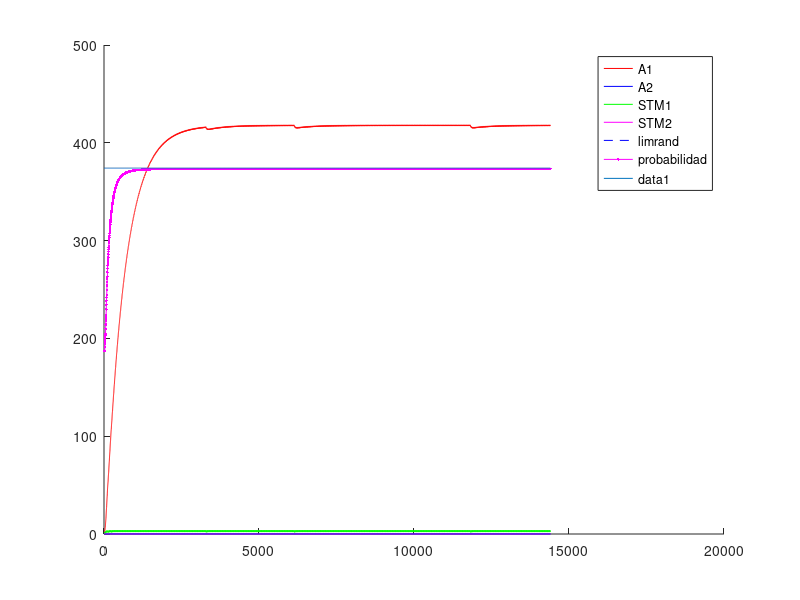
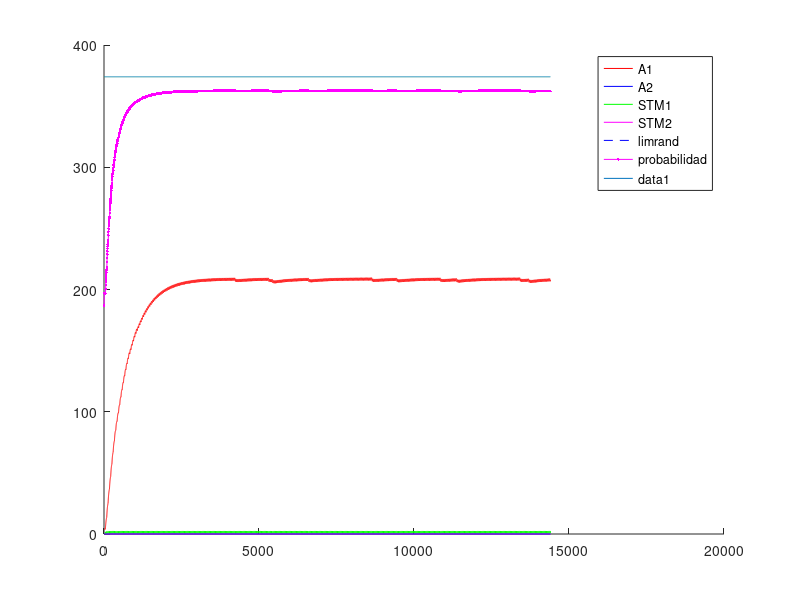
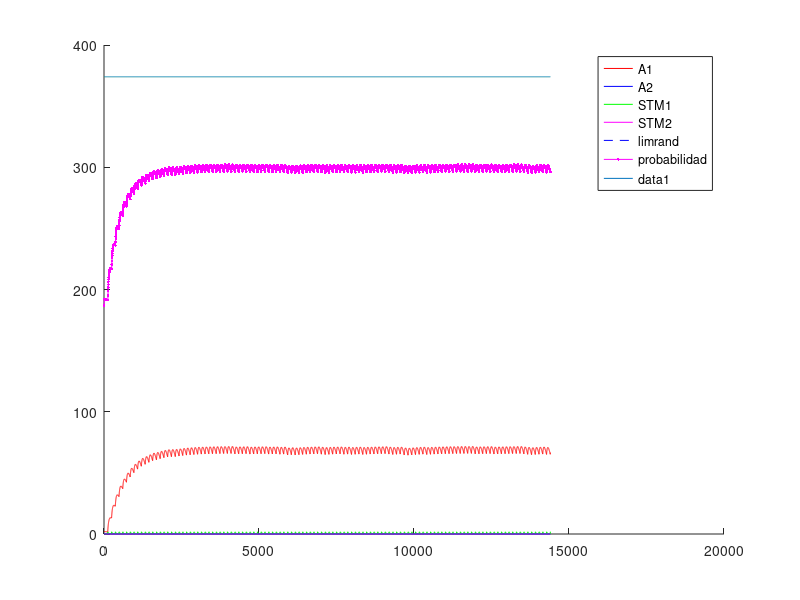
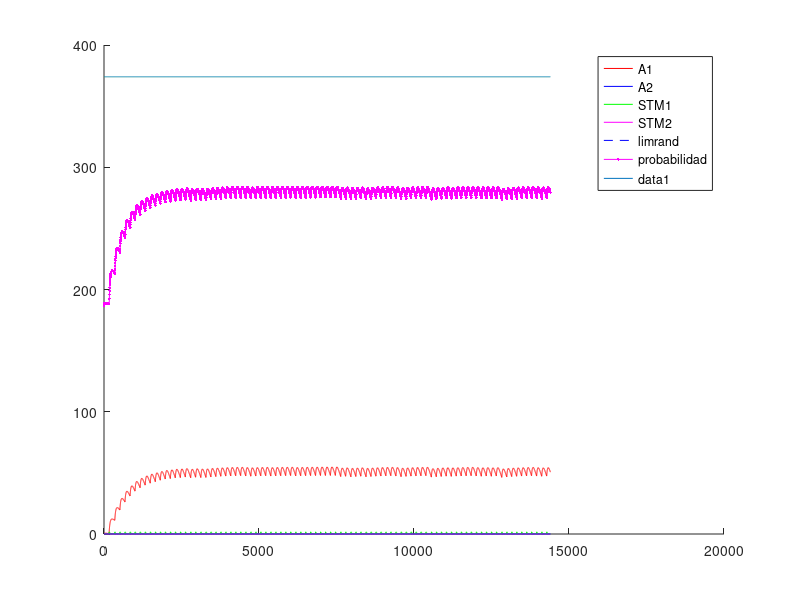

Source code (MATLAB) for these figures, in order: (Note: this script raises an error after producing the figures.)
%% Experimento con Variable-Interval - VI - intervalo Variable
%% Existen multiples intancias de palanquelo (cada vez que realiza respuesta decide si realiza otra o no)
%% Luego que transcurre el intervalo, si el animal realiza una respuesta obtiene refuerzo.
%% Un trial dura 3600 segundos.
%% Una sesion 1 o 3 trial (seg´un la dinamica del animal)
%% 5 sesiones por Experimento. Cada sesion es un intervalo diferente.
%% 1 experimento
%% Tiempo para realizar un respuesta 1 segundo
%% 
%% La probabilidad de eleccion se ajusta al nivel de maxima frecuencia de palanqueo
%% 

close all
clc
clear

%% Matriz de pago 0 1 

%%% Se ajusto la apreciacion de las cantidades de refuerzo 
function rf = feel(pellets)
  rf=0;
  if (nargin~=0)
    rf=(12.8*(1-exp(-.25.* pellets.^(2))))+(12.8*(1-exp(-.5.* pellets)));
  else
    error ("Faltan parametros");
  endif
endfunction
%% 
%% 

%% INICIALIZATION
%%%%%% CONSTANTES DE SESIONES
Ntrial  =  1 ;   %% un trial de 3600 segundos
tTrial  =  3600; %% en segundos
tResp   =  1;    %% en segundos
tMuestreo = 0.25;%% en segundos
Nses    =  5 ;
Vi=[5,10,30,40,60]; %% valores medios de intervalos variables
Ntest   =  1;
limrand =  0.138;
saving  =  0.01 ;
%%%%%% CONSTANTES DE DECAIMIENTO
alpha = 1*tMuestreo;
beta  = 0.125*tMuestreo ;
gamma = 0.0067*tMuestreo;%0.025 ; 
delta = 1*tMuestreo;
%%%%%% INICIALIZACION
palanca = zeros(2,1);
Rf_1=0;
Rf_2=0;
A1=zeros(1,Ntest);
A2=zeros(1,Ntest);
stm_1=zeros(2,Ntest);
stm_2=zeros(2,Ntest);
d=1;

sesion = zeros(Nses,1);
trialXsesion = zeros(Nses,Ntrial);
terminal_sesion=zeros(Nses,1);
nb_resp = zeros(Nses,Ntest);
refuerzo = zeros(Nses,Ntest);
t_ref = zeros(Nses,1);
%contadorP1=0;
%contadorP2=0;
contadorI=0;
cum_resp = zeros(Nses,1);

%% CALCULO DE AROUSAL MAXIMO
%% Iteraciones de respuesta refuerzo para encotnrar el STM medio
Nconfig=5; %% Tasa de respuesta de configuracion
%plot([1:0.01:20],(12.8*(1-exp(-.25.* [1:0.01:20].^(2))))+(12.8*(1-exp(-.5.* [1:0.01:20]))),'.k')
R1 = floor(feel(1)); %tiempo de refuezo para R
l1 = Nconfig/tMuestreo; % duracion entre trials
suma = 0; %suma es un valor necesaria para calcular max1 y min1
suma = alpha*R1 %% Refuerzo cada N respuestas
iter=100; %% numero de iteraciones para que converja el stm
max1 = 0; %maximum de stm1
min1 = 0; %minimum de stm1
for i = 1:iter 
  suma = (1-beta)^(Nconfig/tMuestreo)*suma;%% Instantes que decae el stm
  min1=suma;
  suma += alpha*R1; %Refuerzo
  max1=suma;
end
comp=.88;
S1 = (((max1-min1)*(comp*l1))/2)+min1*comp*l1; %calcul de la superficie del triangulo mas la de el rectangulo
stm_1_medio = S1/(l1);
A1max = (delta/gamma)*stm_1_medio;

%% INICIO DE LAS ITERATIONS
for l = 1:Ntest  %% TESTES
  Num=0;
  for k = 1:Nses  %% SESIONES (cambia el N)
    i=1;
    %duracion = [1,tTrial*ones(1,Ntrial)];
    
    contador = 1;
    contadorI =1;
    %palanca(1)=randi(2);
    
    %% Agregar intervalo de refuerzos  %%
    intervalo=Vi(k);
    if k>1
      A1(Num+1,l)=saving*A1(Num,l);
      A2(Num+1,l)=saving*A2(Num,l);
      stm_1(Num+1,l)=0*stm_1(Num,l);
      stm_2(Num+1,l)=0*stm_2(Num,l); 
      %%% ELECCION DE LA PRIMERA PALANCA 
%      if A1(Num,1)>A2(Num,1)
%        palanca(2)=1;
%      else
%        palanca(2)=2;
%      end
    end       
    P1(i,k)=0.5;
    %P2(i,k)=0.5;
    for j=2:(Ntrial*tTrial/tMuestreo) %% Todos los trials juntos
      
      if contador == tResp/tMuestreo %duracion(i)
        contador = 1;
        i = i+1 ;
        J = j ;
        if (i==3605)
        aa=1;
        endif
        P1(i,k)=0.5*(1-exp(-(5*A1((j-1)+Num,l))/A1max))+0.5; %probabilidad en exponential
        
        a = rand ;
        %%% ELECCION DE LA PALANCA %%% Basicamente elige palanquear o no palanquear
        if (A1((j-1)+Num,l)<=limrand)&&(A2((j-1)+Num,l)<=limrand)
          palanca(i)=randi(2);
        elseif (A1((j-1)+Num,l)>=limrand)&&(A2((j-1)+Num,l)<=limrand)
          if a>=P1(i,k)
            palanca(i)=2;
          else
            palanca(i)=1;
          end
        elseif (A1((j-1)+Num,l)>A2((j-1)+Num,l))
          if a>=P1(i,k)
            palanca(i)=2;
          else
            palanca(i)=1;
          end
        end
        

        %%% REFUERZO %%%
        if (contadorI >= intervalo/tMuestreo)
          if (palanca(i)==1)
            Rfz=floor(feel(1));
            Rf_1 = Rfz;
            Rf_2 = 0;
            contadorI =1;
            dispe =.5; %% dispercion del 50% del valor de la intervalo
            %intervalo = Vi(k)*(1 + dispe*(1-2*rand));
            refuerzo(k,l)++;
            t_ref(k,i)=1;
          else
          %contador++;
          contadorI++;
          Rf_1=0;
          Rf_2=0;
          endif
        else
        %contador++;
        contadorI++;
        Rf_1=0;
        Rf_2=0;
        endif
      else
        contador++;
        contadorI++;
        Rf_1=0;
        Rf_2=0;
      end
      stm_1(j+Num,l)=(1-beta)*stm_1((j-1)+Num,l)+alpha*Rf_1;
      stm_2(j+Num,l)=(1-beta)*stm_2((j-1)+Num,l)+alpha*Rf_2;
      A1(j+Num,l)=(1-gamma)*A1((j-1)+Num,l)+delta*stm_1(j+Num,l);
      A2(j+Num,l)=(1-gamma)*A2((j-1)+Num,l)+delta*stm_2(j+Num,l);
    end
    
    
    %%% CONTADOR DE A QUE J SE CAMBIA LA SESION
    %sesion(k-1,l)=j;
    sesion(k,l)=j+Num;
    %%% DEFINICION DE NUM
%    compteur = 0 ;
%    for i=1:length(A1(:,l))
%      if A1(i,l)~=0
%        compteur = compteur +1;
%      end
%    end
%    Num=compteur;
    Num = j+Num;
    Sizemat = length(A1);
    
    if palanca(1)==1
      nb_resp(k,l)=1;
      cum_resp(k,1)=1;
    end
    for j = 2:length(palanca)
      if palanca(j)==1
        %nb_coop(k-1,l)= nb_coop(k-1,l)+1;
        nb_resp(k,l)++;
        cum_resp(k,j)=cum_resp(k,j-1)+1;
      else
        cum_resp(k,j)=cum_resp(k,j-1);
      end
    end
  end
end


%%% PRUEBAS 
%%% ENCONTRA LA LONGITUD REAL DEL EXPERIMENTACION
nonnul = zeros(Ntest,1);
for k=1:Ntest
  for i=1:length(A1)
    if A1(i,k) ~= 0
      nonnul(k)=nonnul(k)+1;
    end
  end
end

%%% PRUEBA I _ PESO DE LA EXPERIMENTACION EN LA MEMORIA
porcent = 0;
for i = 1:Ntest
  if sum(A1(:,i)) > 10 * sum(A2(:,i))
    porcent = porcent +1;
  end
end

%%% PRUEBA II _ SI LA EXCITATION ALCANZA A SU MAXIMUM
maxima = zeros(Ntest,1);
for k = 1:Ntest
  if floor(max(A1(:,k))) == floor(max(max(A1))) 
    maxima(k) = maxima(k) +1;
  end
end

%%% PRUEBA III _ EN QUE SESION LA PALANCA GANA DE VERDAD
%ird = zeros(Ntest,1);
%for k = 1:Ntest
%  i=1;
%  while 1
%    if A1(nonnul(k)-i,k) < limrand
%      ird(k) = nonnul(k)-i+1;
%      break;
%    else
%      i=i+1;
%    end
%  end
%end
%
%%%% PRUEBA IV _ CONVIERTE J EN NUMERO DE SESION
%for k = 1:Ntest
%  i=1;
%  while 1
%    if ird(k) <= sum(sesion(1:i)+50)
%      ird(k)=i;
%      break;
%    else
%      i=i+1;
%    end
%  end
%end

%%% PRUEBA V _ PORCENTAJE DE COOPERACION POR SESION / EXPERIMENTO


%porcentaje_coop_sesion=zeros(Nses,Ntest);
%porcentaje_coop_experimento=zeros(Ntest,1);
%for k = 1:Ntest
%  porcentaje_coop_experimento(k)=sum(nb_coop(:,k))/(Ntrial*Nses)*100;
%end

%for i=1:Ntest
%  terminal_sesion(1,i)=sesion(1,i);
%  for j=2:Nses
%    terminal_sesion(j,i)=sesion(j,i)+terminal_sesion(j-1,i);
%  end
%end

%%% DEMOSTRACION 


%promedio_sesion=sum(ird)/Ntest
%porcent_10xsuperior_al_otra=porcent/Ntest * 100;
%cuanto_alcanzan_al_maxima=sum(maxima)/Ntest * 100;
%porcentaje_coop_experimento;
%porcentaje_coop_sesion=floor(nb_coop/Ntrial*100);

resp_por_segundos=nb_resp/length(palanca); %numero de respuestas dividido por el numero de respestas maximal posible


for i=1:Ntest
  for j=1:Nses
    figure
    hold on
    %plot(sesion(j,i)*ones(1,max(max(A1(:,i)))),(1:max(max(A1(:,i)))),'--k');
    %h=plot((sesion(j,i).*tMuestreo)*ones(1,max(max(A1(:,i)))),(1:max(max(A1(:,i)))),'--k');
    %set(h, "linewidth", 2);
    if j==1
      plot(1:Ntrial*tTrial/tMuestreo,A1(1:sesion(j,i),i),'r',1:Ntrial*tTrial/tMuestreo,A2(1:sesion(j,i),i),'b',1:Ntrial*tTrial/tMuestreo,stm_1(1:sesion(j,i),i),'g',1:Ntrial*tTrial/tMuestreo,stm_2(1:sesion(j,i),i),'m',1:Ntrial*tTrial/tMuestreo,limrand*ones(1,Ntrial*tTrial/tMuestreo),'--b');
      plot((1:(Ntrial*tTrial))/tMuestreo,P1(:,j)'*A1max,'.-m');
      legend("A1","A2","STM1","STM2","limrand","probabilidad");
    else
      plot(1:Ntrial*tTrial/tMuestreo,A1(sesion(j-1,i)+1:sesion(j,i),i),'r',1:Ntrial*tTrial/tMuestreo,A2(sesion(j-1,i)+1:sesion(j,i),i),'b',1:Ntrial*tTrial/tMuestreo,stm_1(sesion(j-1,i)+1:sesion(j,i),i),'g',1:Ntrial*tTrial/tMuestreo,stm_2(sesion(j-1,i)+1:sesion(j,i),i),'m',1:Ntrial*tTrial/tMuestreo,limrand*ones(1,Ntrial*tTrial/tMuestreo),'--b');
      plot((1:(Ntrial*tTrial))/tMuestreo,P1(:,j)'*A1max,'.-m');
      legend("A1","A2","STM1","STM2","limrand","probabilidad");
    endif
    plot(1:Ntrial*tTrial/tMuestreo,A1max*ones(1,Ntrial*tTrial/tMuestreo));
    hold off
  endfor
endfor


%% Maximos exitos por tasa= 10-360 - 30-120 - 40-65 - 60-60 

color = 'rgbmkmrgbk';
figure
hold on
for i=1:Ntest
  plot(Vi,resp_por_segundos(:,i),'Color',color(i));
  title('Respuestas por segundos');
  xlabel('Intervalos');
  ylabel('Respuestas/segundos');
  for j=1:Nses
    plot(Vi(j)*ones(1,floor(resp_por_segundos(j,i)*100)+1),(0:floor(resp_por_segundos(j,i)*100))/100,'k');
  end
end
hold off

figure
hold on
for i=1:Ntest
  plot(refuerzo(:,i),resp_por_segundos(:,i),'Color',color(i));
  title('Respuestas y refuerzo');
  xlabel('Refuezo/horas');
  ylabel('Respuestas/segundos');
  for j=1:Nses
    plot(refuerzo(j)*ones(1,floor(resp_por_segundos(j,i)*100)+1),(0:floor(resp_por_segundos(j,i)*100))/100,'k');
    a = strcat('Num= ',num2str(Vi(j)));
    if j==3
      text(refuerzo(j),-.085,a);
    elseif j==4
      text(refuerzo(j),-.1,a);
    elseif j==5
      text(refuerzo(j),-.03,a);
    else
      text(refuerzo(j),-.06,a);
    end
  end
end
hold off

%a=zeros(2,2)
%for i=1:Nses
%  a(i)==find(t_ref(i,:)==1);
%end

aFI=0;
figure
hold on
for i=1:Nses
  plot(1:Ntrial*tTrial,cum_resp(i,:),'Color',color(i));
  a=find(t_ref(i,:)==1);
  aFI.num2str(i)=a;
  plot(a(i),cum_resp(i,a(i)),'k+');
  title('Cumulative records');
  xlabel('Time');
  ylabel('Cumulative responses');
end
hold off

resp_por_segundosFI = resp_por_segundos;
refuerzoFI = refuerzo;
cum_respFI = cum_resp;

save FI resp_por_segundosFI refuerzoFI aFI cum_respFI;
